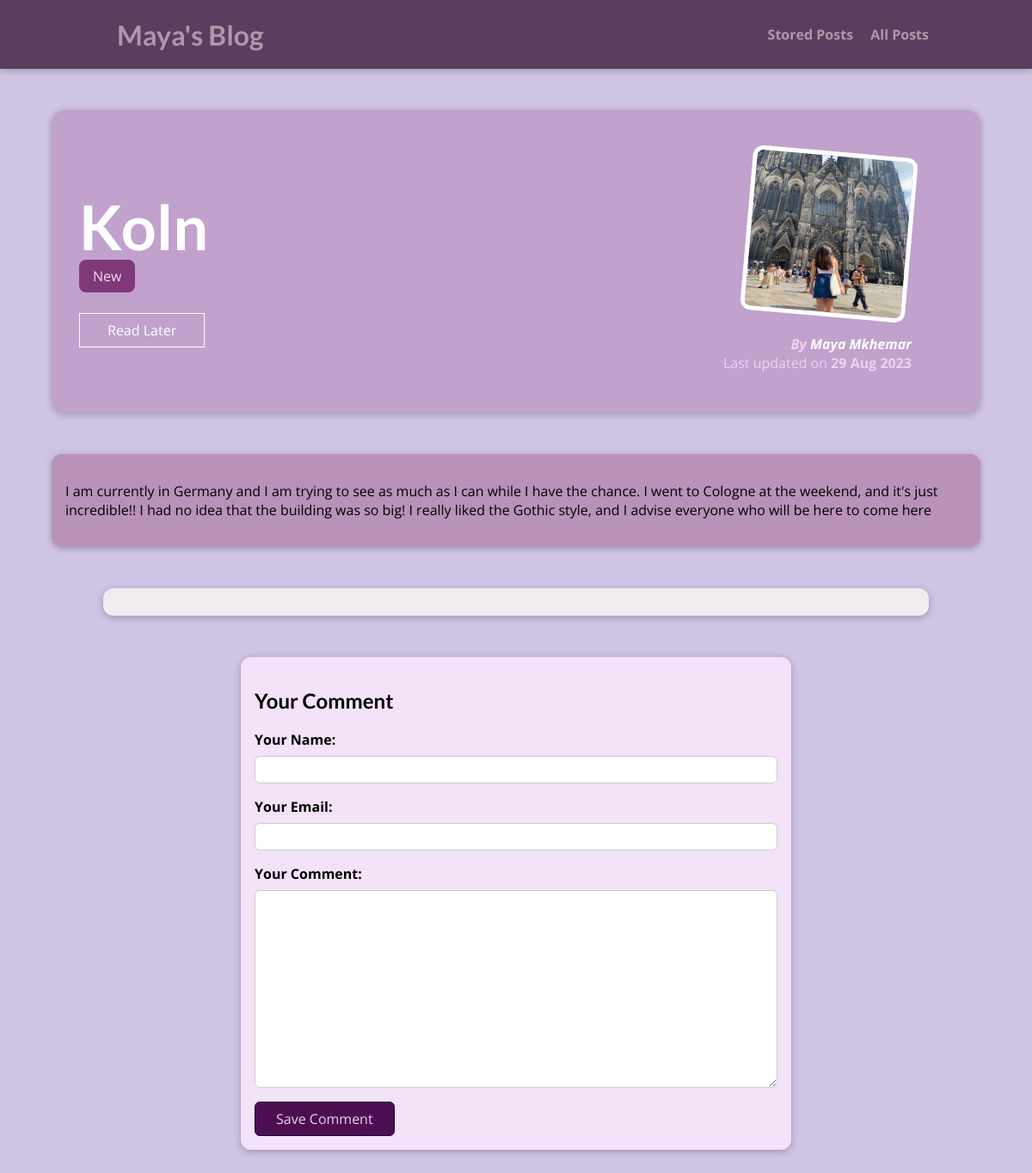
/posts/koln, run on the app's committed database.
### blog/models.py (models this page shows, shortened)
class Post(models.Model):
    title = models.CharField(max_length=150)
    excerpt = models.CharField(max_length=200)
    image = models.ImageField(upload_to="posts", null=True)
    date = models.DateField(auto_now=True)
    slug = models.SlugField(unique=True, db_index=True)
    content = models.TextField(validators=[MinLengthValidator(10)])
    author = models.ForeignKey(
        Author, on_delete=models.SET_NULL, null=True, related_name="posts")
    tags = models.ManyToManyField(Tag)

class Tag(models.Model):
    caption = models.CharField(max_length=20)

class Author(models.Model):
    first_name = models.CharField(max_length=100)
    last_name = models.CharField(max_length=100)
    email_address = models.EmailField()
    def full_name(self):
        return f"{self.first_name} {self.last_name}"
    def __str__(self):
        return self.full_name()

### blog/views.py (the view, shortened to what this page needs)
# urls.py: path("posts/<slug:slug>", views.SinglePostView.as_view(),
class SinglePostView(View):
    def is_stored_post(self, request, post_id):
        stored_posts = request.session.get("stored_posts")
        if stored_posts is not None:
          is_saved_for_later = post_id in stored_posts
        else:
          is_saved_for_later = False
        return is_saved_for_later
    def get(self, request, slug):
        post = Post.objects.get(slug=slug)
        context = {
            "post": post,
            "post_tags": post.tags.all(),
            "comment_form": CommentForm(),
            "comments": post.comments.all().order_by("-id"),
            "saved_for_later": self.is_stored_post(request, post.id)
        }
        return render(request, "blog/post-detail.html", context)

### blog/forms.py
class CommentForm(forms.ModelForm):
    class Meta:
        model = Comment
        exclude = ["post"]
        labels = {
          "user_name": "Your Name",
          "user_email": "Your Email",
          "text": "Your Comment"
        }

### blog/templates/blog/post-detail.html (shortened to what this page needs)
{% extends "base.html" %}
{% load static %}
{% block css_files %}
<link rel="stylesheet" href="{% static "blog/post-detail.css" %}" />
{% endblock %}
{% block content %}
<section id="summary">
  <h2>{{ post.title }}</h2>
  <div>
    {% for tag in post_tags %}
      <span class="tag">{{ tag.caption }}</span>
    {% endfor %}
  </div>
  <div id="read-later">
    <form action="{% url "read-later" %}" method="POST">
      <button>
        {% if saved_for_later %}
          Remove from "Read Later" List
        {% else %}
          Read Later
        {% endif %}
      </button>
    </form>
  </div>
  <article>
    <img src="{{ post.image.url }}" alt="{{ post.title }}" />
    <address>By <a href="mailto:{{ post.author.email_address }}">{{ post.author }}</a></address>
    <div>Last updated on <time>{{ post.date|date:"d M Y" }}</time></div>
  </article>
</section>
<main>
  {{ post.content|linebreaks }}
</main>
<section id="comments">
</section>
<section id="comment-form">
  <h2>Your Comment</h2>
  <form action="{% url "post-detail-page" post.slug %}" method="POST">
    {% for form_field in comment_form %}
      <div class="form-control {% if form_field.errors %}invalid{% endif %}">
        {{ form_field.label_tag }}
        {{ form_field }}
      </div>
    {% endfor %}
    <button>Save Comment</button>
  </form>
</section>
{% endblock %}

### static/app.css (style rules this page uses)
* { box-sizing: border-box; }
html { font-family: 'Open Sans', 'Lato', sans-serif; }
body { margin: 0; }
h1, h2, h3 { font-family: 'Lato', sans-serif; font-weight: bold; }

### blog/static/blog/post-detail.css (style rules this page uses)
body { background-color: #d0c4e4; }
#summary { margin: 8rem auto 3rem auto; padding: 2rem; width: 90%; max-width: 90rem; border-radius: 16px; background-color: #bc98c7c6; position: relative; box-shadow: 0 2px 8px rgba(0, 0, 0, 0.25); height: 22rem; }
#summary h2 { color: white; font-size: 4.5rem; margin-bottom: 0.25rem; }
#summary article { position: absolute; top: 2rem; right: 3rem; padding: 1rem 2rem; border-radius: 12px; text-align: right; color: rgb(241, 207, 240); }
#summary article img { width: 12rem; height: 12rem; border-radius: 12px; transform: rotateZ(5deg); border: 5px solid white; margin-bottom: 1rem; }
#summary address { font-weight: bold; }
#summary a { color: white; text-decoration: none; }
#summary time { font-weight: bold; }
main { width: 90%; max-width: 90rem; margin: 3rem auto; background-color: rgb(184, 146, 185); padding: 1rem; border-radius: 12px; box-shadow: 0 2px 8px rgba(0, 0, 0, 0.25); }
.tag { background-color: rgb(128, 56, 121); color: #ebe1ed; padding: 0.5rem 1rem; border-radius: 8px; }
#comment-form { margin: 3rem auto; width: 90%; max-width: 40rem; border-radius: 12px; background-color: rgb(243, 226, 248); box-shadow: 0 2px 8px rgba(0, 0, 0, 0.25); padding: 1rem; }
#comment-form button { font: inherit; background-color: #4d0f52; color: rgb(234, 209, 240); border: 1px solid #1a023a; padding: 0.5rem 1.5rem; border-radius: 6px; cursor: pointer; }
.form-control { margin-bottom: 1rem; }
.form-control label { font-weight: bold; margin-bottom: 0.5rem; display: block; }
.form-control input, .form-control textarea { display: block; width: 100%; font: inherit; padding: 0.25rem; border-radius: 6px; border: 1px solid #ccc; }
#comments { margin: 3rem auto; width: 90%; max-width: 60rem; border-radius: 12px; background-color: rgb(240, 236, 239); box-shadow: 0 2px 8px rgba(0, 0, 0, 0.25); padding: 1rem 2rem; }
#read-later { margin: 2rem 0; }
#read-later button { background-color: transparent; border: 1px solid white; padding: 0.5rem 2rem; font: inherit; color: white; cursor: pointer; }

### data on the page
Post: title "Koln", image (picture), author "Maya Mkhemar", date "29 Aug 2023", content "I am currently in Germany and I am trying to see as much as I can while I have the chance. I went to Cologne at the weekend, and it's just incredible!! I had no idea that the building was so big! I really liked the Gothic style, and I advise everyone who will be here to come here"
Tag: caption "New"
